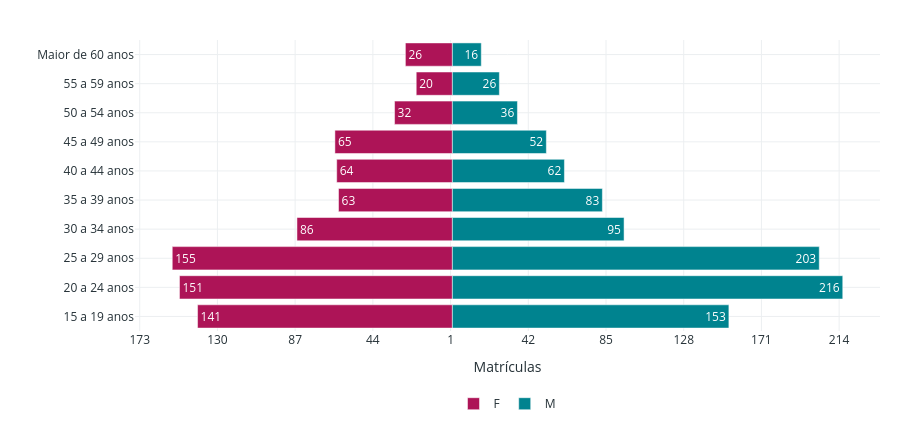

Write notebook code for a chart like this one.
### Markdown cell above
#### Gráfico 15 — Pirâmide etária por sexo

### Code cell
faixas_presentes = [f for f in ORDEM_ETARIA if f in df['Faixa Etária'].dropna().unique()]
piramide_df = df.groupby(['Faixa Etária', 'Sexo'])['Código da Matricula'].nunique().reset_index(name='Qtd')
piramide_df['Faixa Etária'] = pd.Categorical(piramide_df['Faixa Etária'], categories=faixas_presentes, ordered=True)
piramide_df = piramide_df.sort_values('Faixa Etária')
fig_g15 = go.Figure()
sexos = sorted(piramide_df['Sexo'].dropna().unique())
for sexo in sexos:
    subset = piramide_df[piramide_df['Sexo'] == sexo]
    multiplicador = -1 if sexo == sexos[0] else 1
    fig_g15.add_trace(go.Bar(name=sexo, y=subset['Faixa Etária'].astype(str), x=subset['Qtd'] * multiplicador, orientation='h', marker_color=CORES_SEXO.get(sexo, '#757575'), text=subset['Qtd'].astype(str), textposition='inside'))
valor_max = int(piramide_df['Qtd'].max()) if len(piramide_df) else 10
ticks = list(range(-valor_max, valor_max + max(1, valor_max // 5), max(1, valor_max // 5)))
fig_g15.update_layout(barmode='relative', xaxis=dict(tickvals=ticks, ticktext=[str(abs(v)) for v in ticks], title='Matrículas'), yaxis=dict(title=''))
aplicar_layout_light(fig_g15, altura=430)
fig_g15.show()

piramide_df.head()

### Figure 1 — Plotly figure (JSON) as saved in the notebook; plotly's stock layout.template omitted (floating-point values rounded to 4 significant figures)
{"data": [{"marker": {"color": "#AD1457"}, "name": "F", "orientation": "h", "text": ["141", "151", "155", "86", "63", "64", "65", "32", "20", "26"], "textposition": "inside", "type": "bar", "x": [-141, -151, -155, -86, -63, -64, -65, -32, -20, -26], "y": ["15 a 19 anos", "20 a 24 anos", "25 a 29 anos", "30 a 34 anos", "35 a 39 anos", "40 a 44 anos", "45 a 49 anos", "50 a 54 anos", "55 a 59 anos", "Maior de 60 anos"]}, {"marker": {"color": "#00838F"}, "name": "M", "orientation": "h", "text": ["153", "216", "203", "95", "83", "62", "52", "36", "26", "16"], "textposition": "inside", "type": "bar", "x": [153, 216, 203, 95, 83, 62, 52, 36, 26, 16], "y": ["15 a 19 anos", "20 a 24 anos", "25 a 29 anos", "30 a 34 anos", "35 a 39 anos", "40 a 44 anos", "45 a 49 anos", "50 a 54 anos", "55 a 59 anos", "Maior de 60 anos"]}], "layout": {"barmode": "relative", "font": {"color": "#263238"}, "height": 430, "legend": {"orientation": "h", "title": {"text": ""}, "x": 0.5, "xanchor": "center", "y": -0.2, "yanchor": "top"}, "margin": {"b": 85, "l": 20, "r": 20, "t": 40}, "paper_bgcolor": "white", "plot_bgcolor": "white", "title": {"text": ""}, "xaxis": {"gridcolor": "#ECEFF1", "showgrid": true, "ticktext": ["216", "173", "130", "87", "44", "1", "42", "85", "128", "171", "214", "257"], "tickvals": [-216, -173, -130, -87, -44, -1, 42, 85, 128, 171, 214, 257], "title": {"text": "Matrículas"}, "zeroline": false}, "yaxis": {"gridcolor": "#ECEFF1", "showgrid": true, "title": {"text": ""}, "zeroline": false}}}
